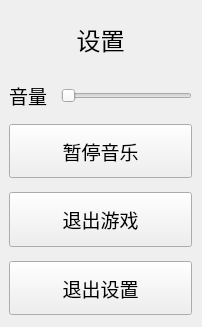
<?xml version="1.0" encoding="UTF-8"?>
<ui version="4.0">
 <class>MainSettings</class>
 <widget class="QWidget" name="MainSettings">
  <property name="geometry">
   <rect>
    <x>0</x>
    <y>0</y>
    <width>202</width>
    <height>327</height>
   </rect>
  </property>
  <property name="sizePolicy">
   <sizepolicy hsizetype="Preferred" vsizetype="Preferred">
    <horstretch>0</horstretch>
    <verstretch>0</verstretch>
   </sizepolicy>
  </property>
  <property name="windowTitle">
   <string>设置</string>
  </property>
  <property name="autoFillBackground">
   <bool>true</bool>
  </property>
  <widget class="QFrame" name="horizontalFrame">
   <property name="geometry">
    <rect>
     <x>0</x>
     <y>3</y>
     <width>201</width>
     <height>321</height>
    </rect>
   </property>
   <layout class="QHBoxLayout" name="horizontalLayout_2">
    <item>
     <layout class="QVBoxLayout" name="verticalLayout">
      <property name="spacing">
       <number>14</number>
      </property>
      <property name="sizeConstraint">
       <enum>QLayout::SetDefaultConstraint</enum>
      </property>
      <item>
       <widget class="QLabel" name="label">
        <property name="text">
         <string>&lt;html&gt;&lt;head/&gt;&lt;body&gt;&lt;p align=&quot;center&quot;&gt;&lt;span style=&quot; font-size:18pt;&quot;&gt;设置&lt;/span&gt;&lt;/p&gt;&lt;/body&gt;&lt;/html&gt;</string>
        </property>
       </widget>
      </item>
      <item>
       <layout class="QHBoxLayout" name="horizontalLayout">
        <item>
         <widget class="QLabel" name="label_2">
          <property name="text">
           <string>&lt;html&gt;&lt;head/&gt;&lt;body&gt;&lt;p align=&quot;center&quot;&gt;&lt;span style=&quot; font-size:14pt;&quot;&gt;音量&lt;/span&gt;&lt;/p&gt;&lt;/body&gt;&lt;/html&gt;</string>
          </property>
         </widget>
        </item>
        <item>
         <widget class="QSlider" name="MusicController">
          <property name="orientation">
           <enum>Qt::Horizontal</enum>
          </property>
         </widget>
        </item>
       </layout>
      </item>
      <item>
       <widget class="QPushButton" name="MusicPause">
        <property name="sizePolicy">
         <sizepolicy hsizetype="Minimum" vsizetype="Preferred">
          <horstretch>0</horstretch>
          <verstretch>0</verstretch>
         </sizepolicy>
        </property>
        <property name="font">
         <font>
          <family>微软雅黑</family>
          <pointsize>14</pointsize>
         </font>
        </property>
        <property name="text">
         <string>暂停音乐</string>
        </property>
       </widget>
      </item>
      <item>
       <widget class="QPushButton" name="GameExit">
        <property name="sizePolicy">
         <sizepolicy hsizetype="Minimum" vsizetype="Preferred">
          <horstretch>0</horstretch>
          <verstretch>0</verstretch>
         </sizepolicy>
        </property>
        <property name="font">
         <font>
          <family>微软雅黑</family>
          <pointsize>14</pointsize>
         </font>
        </property>
        <property name="text">
         <string>退出游戏</string>
        </property>
       </widget>
      </item>
      <item>
       <widget class="QPushButton" name="SettingsExit">
        <property name="sizePolicy">
         <sizepolicy hsizetype="Minimum" vsizetype="Preferred">
          <horstretch>0</horstretch>
          <verstretch>0</verstretch>
         </sizepolicy>
        </property>
        <property name="font">
         <font>
          <family>微软雅黑</family>
          <pointsize>14</pointsize>
         </font>
        </property>
        <property name="text">
         <string>退出设置</string>
        </property>
       </widget>
      </item>
     </layout>
    </item>
   </layout>
  </widget>
 </widget>
 <resources/>
 <connections/>
</ui>
